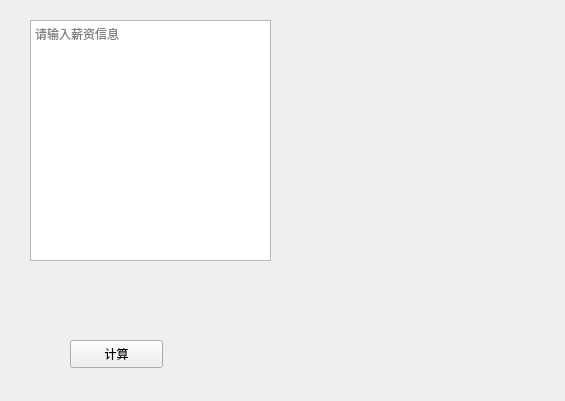
<?xml version="1.0" encoding="UTF-8"?>
<ui version="4.0">
 <class>Form</class>
 <widget class="QWidget" name="Form">
  <property name="geometry">
   <rect>
    <x>0</x>
    <y>0</y>
    <width>565</width>
    <height>401</height>
   </rect>
  </property>
  <property name="windowTitle">
   <string>Form</string>
  </property>
  <widget class="QPlainTextEdit" name="textEdit">
   <property name="geometry">
    <rect>
     <x>30</x>
     <y>20</y>
     <width>241</width>
     <height>241</height>
    </rect>
   </property>
   <property name="placeholderText">
    <string>请输入薪资信息</string>
   </property>
  </widget>
  <widget class="QPushButton" name="button">
   <property name="geometry">
    <rect>
     <x>70</x>
     <y>340</y>
     <width>93</width>
     <height>28</height>
    </rect>
   </property>
   <property name="text">
    <string>计算</string>
   </property>
  </widget>
 </widget>
 <resources/>
 <connections/>
</ui>
